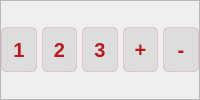
                 <widget class="QFrame" name="key_num_third">
                  <property name="frameShape">
                   <enum>QFrame::StyledPanel</enum>
                  </property>
                  <property name="frameShadow">
                   <enum>QFrame::Raised</enum>
                  </property>
                  <layout class="QHBoxLayout" name="horizontalLayout_5">
                   <property name="spacing">
                    <number>5</number>
                   </property>
                   <property name="leftMargin">
                    <number>0</number>
                   </property>
                   <property name="topMargin">
                    <number>0</number>
                   </property>
                   <property name="rightMargin">
                    <number>0</number>
                   </property>
                   <property name="bottomMargin">
                    <number>0</number>
                   </property>
                   <item>
                    <widget class="QPushButton" name="insert_1">
                     <property name="minimumSize">
                      <size>
                       <width>0</width>
                       <height>40</height>
                      </size>
                     </property>
                     <property name="maximumSize">
                      <size>
                       <width>16777215</width>
                       <height>45</height>
                      </size>
                     </property>
                     <property name="font">
                      <font>
                       <pointsize>-1</pointsize>
                       <bold>true</bold>
                      </font>
                     </property>
                     <property name="cursor">
                      <cursorShape>PointingHandCursor</cursorShape>
                     </property>
                     <property name="styleSheet">
                      <string notr="true">QPushButton{
	color:  rgba(183, 26, 31, 255);
	background-color: #ddd;
	border-radius:5px;
font-family: &quot;Segoe UI&quot;;
	font-size: 20px;
border: 1px solid rgba(183, 26, 31, 40);
}

QPushButton:hover{
	color:  rgba(183, 26, 31, 255);
	background-color: #bbb;

}
QPushButton:pressed{
	color: #eee;
background-color: qlineargradient(spread:pad, x1:0, y1:1, x2:1, y2:0, stop:0 rgba(183, 26, 31, 255), stop:1 rgba(226, 60, 146, 255));

}
</string>
                     </property>
                     <property name="text">
                      <string>1</string>
                     </property>
                    </widget>
                   </item>
                   <item>
                    <widget class="QPushButton" name="insert_2">
                     <property name="minimumSize">
                      <size>
                       <width>0</width>
                       <height>40</height>
                      </size>
                     </property>
                     <property name="maximumSize">
                      <size>
                       <width>16777215</width>
                       <height>45</height>
                      </size>
                     </property>
                     <property name="font">
                      <font>
                       <pointsize>-1</pointsize>
                       <bold>true</bold>
                      </font>
                     </property>
                     <property name="cursor">
                      <cursorShape>PointingHandCursor</cursorShape>
                     </property>
                     <property name="styleSheet">
                      <string notr="true">QPushButton{
	color:  rgba(183, 26, 31, 255);
	background-color: #ddd;
	border-radius:5px;
font-family: &quot;Segoe UI&quot;;
	font-size: 20px;
border: 1px solid rgba(183, 26, 31, 40);
}

QPushButton:hover{
	color:  rgba(183, 26, 31, 255);
	background-color: #bbb;

}
QPushButton:pressed{
	color: #eee;
background-color: qlineargradient(spread:pad, x1:0, y1:1, x2:1, y2:0, stop:0 rgba(183, 26, 31, 255), stop:1 rgba(226, 60, 146, 255));

}
</string>
                     </property>
                     <property name="text">
                      <string>2</string>
                     </property>
                    </widget>
                   </item>
                   <item>
                    <widget class="QPushButton" name="insert_3">
                     <property name="minimumSize">
                      <size>
                       <width>0</width>
                       <height>40</height>
                      </size>
                     </property>
                     <property name="maximumSize">
                      <size>
                       <width>16777215</width>
                       <height>45</height>
                      </size>
                     </property>
                     <property name="font">
                      <font>
                       <pointsize>-1</pointsize>
                       <bold>true</bold>
                      </font>
                     </property>
                     <property name="cursor">
                      <cursorShape>PointingHandCursor</cursorShape>
                     </property>
                     <property name="styleSheet">
                      <string notr="true">QPushButton{
	color:  rgba(183, 26, 31, 255);
	background-color: #ddd;
	border-radius:5px;
font-family: &quot;Segoe UI&quot;;
	font-size: 20px;
border: 1px solid rgba(183, 26, 31, 40);
}

QPushButton:hover{
	color:  rgba(183, 26, 31, 255);
	background-color: #bbb;

}
QPushButton:pressed{
	color: #eee;
background-color: qlineargradient(spread:pad, x1:0, y1:1, x2:1, y2:0, stop:0 rgba(183, 26, 31, 255), stop:1 rgba(226, 60, 146, 255));

}
</string>
                     </property>
                     <property name="text">
                      <string>3</string>
                     </property>
                    </widget>
                   </item>
                   <item>
                    <widget class="QPushButton" name="insert_plus">
                     <property name="minimumSize">
                      <size>
                       <width>0</width>
                       <height>40</height>
                      </size>
                     </property>
                     <property name="maximumSize">
                      <size>
                       <width>16777215</width>
                       <height>45</height>
                      </size>
                     </property>
                     <property name="font">
                      <font>
                       <pointsize>-1</pointsize>
                       <bold>true</bold>
                      </font>
                     </property>
                     <property name="cursor">
                      <cursorShape>PointingHandCursor</cursorShape>
                     </property>
                     <property name="styleSheet">
                      <string notr="true">QPushButton{
	color:  rgba(183, 26, 31, 255);
	background-color: #ddd;
	border-radius:5px;
font-family: &quot;Segoe UI&quot;;
	font-size: 20px;
border: 1px solid rgba(183, 26, 31, 40);
}

QPushButton:hover{
	color:  rgba(183, 26, 31, 255);
	background-color: #bbb;

}
QPushButton:pressed{
	color: #eee;
background-color: qlineargradient(spread:pad, x1:0, y1:1, x2:1, y2:0, stop:0 rgba(183, 26, 31, 255), stop:1 rgba(226, 60, 146, 255));

}
</string>
                     </property>
                     <property name="text">
                      <string>+</string>
                     </property>
                    </widget>
                   </item>
                   <item>
                    <widget class="QPushButton" name="insert_minus">
                     <property name="minimumSize">
                      <size>
                       <width>0</width>
                       <height>40</height>
                      </size>
                     </property>
                     <property name="maximumSize">
                      <size>
                       <width>16777215</width>
                       <height>45</height>
                      </size>
                     </property>
                     <property name="font">
                      <font>
                       <pointsize>-1</pointsize>
                       <bold>true</bold>
                      </font>
                     </property>
                     <property name="cursor">
                      <cursorShape>PointingHandCursor</cursorShape>
                     </property>
                     <property name="styleSheet">
                      <string notr="true">QPushButton{
	color:  rgba(183, 26, 31, 255);
	background-color: #ddd;
	border-radius:5px;
font-family: &quot;Segoe UI&quot;;
	font-size: 20px;
border: 1px solid rgba(183, 26, 31, 40);
}

QPushButton:hover{
	color:  rgba(183, 26, 31, 255);
	background-color: #bbb;

}
QPushButton:pressed{
	color: #eee;
background-color: qlineargradient(spread:pad, x1:0, y1:1, x2:1, y2:0, stop:0 rgba(183, 26, 31, 255), stop:1 rgba(226, 60, 146, 255));

}
</string>
                     </property>
                     <property name="text">
                      <string>-</string>
                     </property>
                    </widget>
                   </item>
                  </layout>
                 </widget>
